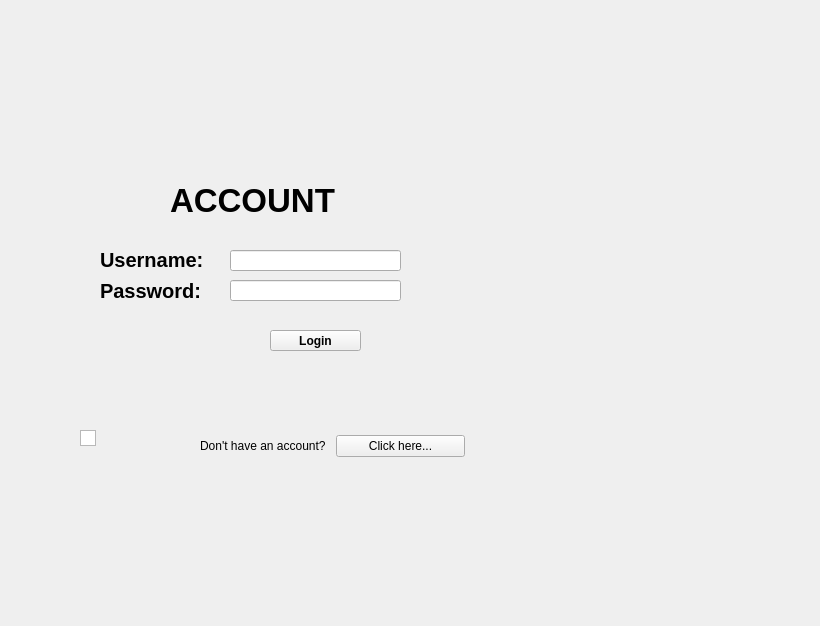
<?xml version="1.0" encoding="UTF-8"?>
<ui version="4.0">
 <class>Login2</class>
 <widget class="QWidget" name="Login2">
  <property name="geometry">
   <rect>
    <x>0</x>
    <y>0</y>
    <width>820</width>
    <height>626</height>
   </rect>
  </property>
  <property name="windowTitle">
   <string>Form</string>
  </property>
  <widget class="QPushButton" name="pushButtonLogin">
   <property name="geometry">
    <rect>
     <x>270</x>
     <y>330</y>
     <width>91</width>
     <height>21</height>
    </rect>
   </property>
   <property name="font">
    <font>
     <weight>75</weight>
     <bold>true</bold>
    </font>
   </property>
   <property name="text">
    <string>Login</string>
   </property>
   <property name="shortcut">
    <string>Return</string>
   </property>
  </widget>
  <widget class="QLabel" name="labelPass">
   <property name="geometry">
    <rect>
     <x>100</x>
     <y>280</y>
     <width>141</width>
     <height>21</height>
    </rect>
   </property>
   <property name="font">
    <font>
     <pointsize>15</pointsize>
     <weight>75</weight>
     <bold>true</bold>
    </font>
   </property>
   <property name="text">
    <string>Password:</string>
   </property>
  </widget>
  <widget class="QTableView" name="tableView">
   <property name="geometry">
    <rect>
     <x>80</x>
     <y>430</y>
     <width>16</width>
     <height>16</height>
    </rect>
   </property>
  </widget>
  <widget class="QLabel" name="label">
   <property name="geometry">
    <rect>
     <x>170</x>
     <y>180</y>
     <width>171</width>
     <height>41</height>
    </rect>
   </property>
   <property name="font">
    <font>
     <pointsize>25</pointsize>
     <weight>75</weight>
     <bold>true</bold>
    </font>
   </property>
   <property name="text">
    <string>ACCOUNT</string>
   </property>
  </widget>
  <widget class="QLabel" name="labelUser">
   <property name="geometry">
    <rect>
     <x>100</x>
     <y>250</y>
     <width>151</width>
     <height>20</height>
    </rect>
   </property>
   <property name="font">
    <font>
     <pointsize>15</pointsize>
     <weight>75</weight>
     <bold>true</bold>
    </font>
   </property>
   <property name="text">
    <string>Username:</string>
   </property>
  </widget>
  <widget class="QWidget" name="layoutWidget">
   <property name="geometry">
    <rect>
     <x>200</x>
     <y>430</y>
     <width>265</width>
     <height>32</height>
    </rect>
   </property>
   <layout class="QHBoxLayout" name="horizontalLayout">
    <item>
     <widget class="QLabel" name="labelDontHaveAnAccount">
      <property name="text">
       <string>Don't have an account?</string>
      </property>
     </widget>
    </item>
    <item>
     <widget class="QPushButton" name="pushButtonClickHere">
      <property name="text">
       <string>Click here...</string>
      </property>
     </widget>
    </item>
   </layout>
  </widget>
  <widget class="QLineEdit" name="lineEditPass">
   <property name="geometry">
    <rect>
     <x>230</x>
     <y>280</y>
     <width>171</width>
     <height>21</height>
    </rect>
   </property>
   <property name="font">
    <font>
     <pointsize>10</pointsize>
    </font>
   </property>
  </widget>
  <widget class="QLineEdit" name="lineEditUser">
   <property name="geometry">
    <rect>
     <x>230</x>
     <y>250</y>
     <width>171</width>
     <height>21</height>
    </rect>
   </property>
   <property name="font">
    <font>
     <pointsize>10</pointsize>
    </font>
   </property>
  </widget>
  <widget class="QLabel" name="label_2">
   <property name="geometry">
    <rect>
     <x>0</x>
     <y>0</y>
     <width>501</width>
     <height>501</height>
    </rect>
   </property>
   <property name="text">
    <string/>
   </property>
   <property name="pixmap">
    <pixmap>C:/Users/GianFrancesSacay/Desktop/RoomRental/RoomRental/images/aaa.jpg</pixmap>
   </property>
  </widget>
  <widget class="QLabel" name="comment">
   <property name="geometry">
    <rect>
     <x>200</x>
     <y>370</y>
     <width>221</width>
     <height>21</height>
    </rect>
   </property>
   <property name="font">
    <font>
     <weight>75</weight>
     <bold>true</bold>
    </font>
   </property>
   <property name="text">
    <string/>
   </property>
  </widget>
 </widget>
 <resources/>
 <connections/>
</ui>
